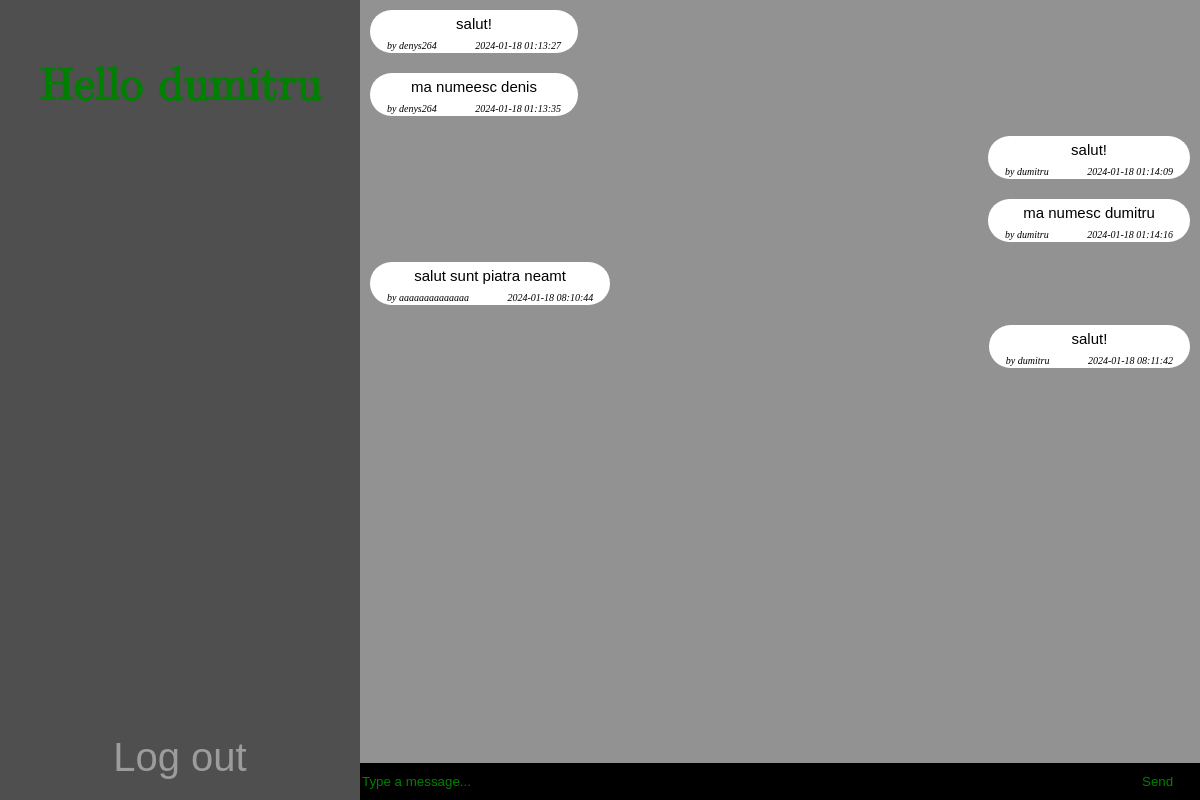
The app's page /home (signed in) with its own data.
### website/models.py (models this page shows)
class Post(db.Model):
      id=db.Column(db.Integer, primary_key=True)
      text=db.Column(db.Text, nullable=False)
      date_created = db.Column(db.DateTime(timezone=True), default=func.now())
      author=db.Column(db.Integer, db.ForeignKey('user.id', ondelete="CASCADE"), nullable=False)

class User(db.Model, UserMixin):
    id = db.Column(db.Integer, primary_key=True)
    email = db.Column(db.String(150), unique=True)
    username = db.Column(db.String(150), unique=True)
    password = db.Column(db.String(150))
    date_created = db.Column(db.DateTime(timezone=True), default=func.now())
    posts= db.relationship('Post', backref='user', passive_deletes=True)

### website/views.py (the view)
@views.route("/")
@views.route("/home", methods=['GET','POST'])
@login_required
def home():
    message=None
    if request.method=="GET":
        mesaje=Post.query.all()
    if request.method=="POST":
        message=request.form.get('message')
    if not message:
        flash('message is empty', category='erro')
    else:
        new_message= Post(text=message, author=current_user.id)
        db.session.add(new_message)
        db.session.commit()
        flash('mesaj trimis')
        return redirect(url_for('views.home'))
    return render_template("home.html" , user=current_user , mesaje=mesaje)

### website/__init__.py (called while the page is built)
def create_app():
    app = Flask(__name__)
    app.config['SECRET_KEY'] = "helloworld"
    app.config['SQLALCHEMY_DATABASE_URI'] = f'sqlite:///{DB_NAME}'
    db.init_app(app)
    from .views import views
    from .auth import auth
    app.register_blueprint(views, url_prefix="/")
    app.register_blueprint(auth, url_prefix="/")
    from .models import User
    from .models import Post
    create_database(app)
    login_manager = LoginManager()
    login_manager.login_view = "auth.login"
    login_manager.init_app(app)
    @login_manager.user_loader
    def load_user(id):
        return User.query.get(int(id))
    return app

### website/templates/home.html (shortened to what this page needs)
<!DOCTYPE html>
<html lang="en">
<head>
    <link rel="stylesheet" href="{{ url_for('static', filename='styles/home.css')}}">
</head>
<body>
    <main>
        <div class="container">
            <div class="header">
                <br>
                <h1>Hello {{user.username}}</h1>
            </div>
            <div class="logoutbutton">
                <a href="/logout" style="text-decoration:none;" class="culoare">Log out</a>
            </div>
        </div>
        <div class="chatcontainer">
            <div class="chatbox">
                {% for mesaj in mesaje %}
                    {% if user.username == mesaj.user.username %}
                        <div class="messagebox dreapta">
                            <p class="text">{{ mesaj.text }}</p>
                            <p class="username"> by {{ mesaj.user.username }}</p>
                            <p class="date">{{ mesaj.date_created }}</p>
                        </div>
                    {% else %}
                        <div class="messagebox stanga">
                            <p class="text">{{ mesaj.text }}</p>
                            <p class="username">by {{ mesaj.user.username }}</p>
                            <p class="date">{{ mesaj.date_created }}</p>
                        </div>
                    {% endif %}
                {% endfor %}
                <br>
                <br>
            </div>
            <div class="textcontainer">
                <form method="POST">
                    <input type="text" name="message" placeholder="Type a message...">
                    <button type="submit">Send</button>
                </form>
            </div>
        </div>
    </main>
</body>
</html>

### website/static/styles/home.css (style rules this page uses)
body { margin:0; }
main { height: 100vh; margin:0; display:flex; }
.container { margin:0; background-color:#4f4f4f; color:green; width:30%; height:100vh; }
.header { text-align:center; color:green; font-family: math; font-size: 23px; }
.logoutbutton { position:fixed; bottom:20px; width:30%; text-align:center; text-decoration:none; font-family:arial; font-size:40px; }
.chatcontainer { height: 100vh; width: 70%; background-color: rgb(146, 146, 146); }
.culoare { color:rgb(156, 156, 156); }
.textcontainer { background-color:black; position:fixed; bottom:0; width:70%; margin:0; }
input { width:90%; margin:0; height:35px; border:none; background-color:black; display:inline-block; color:green; font-family: Arial, Helvetica, sans-serif; }
button { width:8%; margin:0; height:35px; border:none; background-color:black; display: inline-block; color:green; font-family: Arial, Helvetica, sans-serif; }
::placeholder { color:green; font-family: Arial, Helvetica, sans-serif; }
.messagebox { margin:10px; border-radius:25px; background-color: white; }
.dreapta { align-self: flex-end; }
.stanga { align-self: flex-start; }
.chatbox { display:flex; flex-direction: column; font-family:Arial, Helvetica, sans-serif; }
.text { text-align:center; margin:0; margin-top:5px; margin-bottom:3px; padding-left:17px; padding-right:17px; font-size: 15px; }
.username { font-size:10px; margin:0; display: inline; text-align:left; padding:17px; font-family: cursive; font-style:italic; }
.date { margin:0; display: inline; text-align:right; font-size:10px; padding:17px; font-family: cursive; font-style:italic; }

### records on screen
Post: text "salut!", user.username "denys264", date_created "2024-01-18 01:13:27"
Post: text "ma numeesc denis", user.username "denys264", date_created "2024-01-18 01:13:35"
Post: text "salut!", user.username "dumitru", date_created "2024-01-18 01:14:09"
Post: text "ma numesc dumitru", user.username "dumitru", date_created "2024-01-18 01:14:16"
Post: text "salut sunt piatra neamt", user.username "aaaaaaaaaaaaaa", date_created "2024-01-18 08:10:44"
Post: text "salut!", user.username "dumitru", date_created "2024-01-18 08:11:42"
